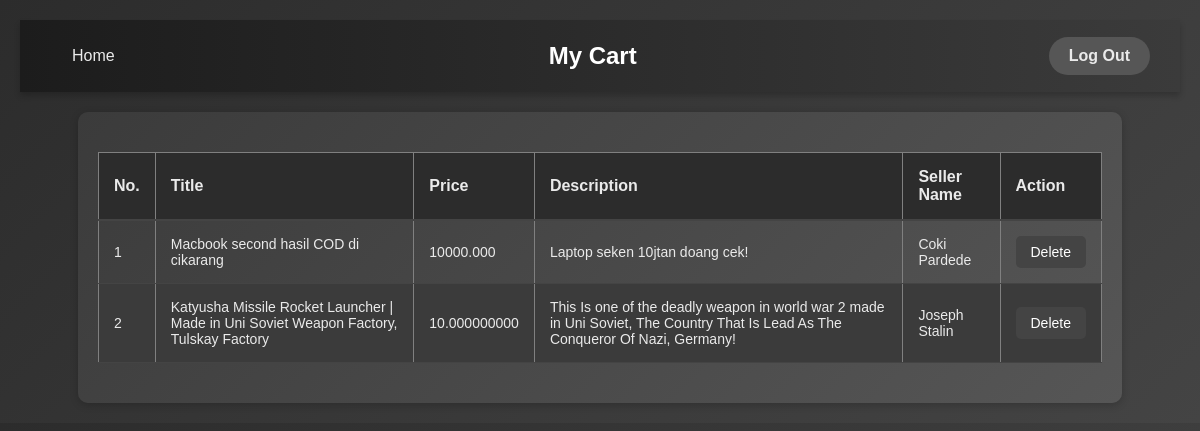
Page /cart.php (signed in) on the committed database.
### tables this page shows
CREATE TABLE `cart` (
  `id` int(100) NOT NULL,
  `title` varchar(1000) NOT NULL,
  `price` varchar(1000) NOT NULL,
  `descript` varchar(10000) NOT NULL,
  `nama` varchar(100) NOT NULL
);

### cart.php (the view, shortened to what this page needs)
<?php
require('connect.php');
$cart = mysqli_query($conn, "SELECT * FROM cart");
$i = 1;
?>
<!DOCTYPE html>
<html lang="en">
<head>
    <link rel="stylesheet" href="css/cart.css">
</head>
<body>
    <nav>
        <a href="usermarket.php">Home</a>
        <h1>My Cart</h1>
        <form action="auth/logout.php" method="post">
            <button type="submit">Log Out</button>
        </form>
    </nav>
    <section class="cart">
        <table border="1" cellpadding="3">
            <thead>
                <tr>
                    <th>No.</th>
                    <th>Title</th>
                    <th>Price</th>
                    <th>Description</th>
                    <th>Seller Name</th>
                    <th>Action</th>
                </tr>
            </thead>
            <tbody>
                <?php while ($lined = mysqli_fetch_assoc($cart)) { ?>
                <tr>
                    <td><?php echo $i;?></td>
                    <td><?php echo $lined['title']; ?></td>
                    <td><?php echo $lined['price']; ?></td>
                    <td><?php echo $lined['descript']; ?></td>
                    <td><?php echo $lined['nama']; ?></td>
                    <td>
                        <form action="deletecart.php" method="post">
                            <button type="submit" name="cart">Delete</button>
                        </form>
                    </td>
                </tr>
                <?php $i++; } ?>
            </tbody>
        </table>
    </section>
</body>
</html>

### cart.php (style rules this page uses)
* { margin: 0; padding: 0; box-sizing: border-box; }
body { font-family: 'Poppins', sans-serif; background: linear-gradient(135deg, #2c2c2c, #444); color: #eaeaea; display: flex; flex-direction: column; align-items: center; padding: 20px; }
nav { width: 100%; background: linear-gradient(90deg, #1c1c1c, #3b3b3b); color: white; display: flex; justify-content: space-between; align-items: center; padding: 15px 30px; position: sticky; top: 0; box-shadow: 0 4px 6px rgba(0, 0, 0, 0.2); }
nav a { text-decoration: none; color: #eaeaea; padding: 10px 20px; font-size: 1rem; font-weight: 500; border: 2px solid transparent; border-radius: 20px; transition: 0.3s ease-in-out; }
nav h1 { font-size: 1.5rem; font-weight: bold; margin: 0; }
nav form button { padding: 10px 20px; color: #eaeaea; background-color: #565656; border: none; border-radius: 20px; font-size: 1rem; font-weight: 600; cursor: pointer; transition: 0.3s ease-in-out; }
section.cart { width: 90%; margin-top: 20px; border-radius: 10px; box-shadow: 0 2px 8px rgba(0, 0, 0, 0.2); background: linear-gradient(135deg, #3b3b3b, #565656); padding: 20px; }
table { width: 100%; border-collapse: collapse; margin: 20px 0; }
thead tr th { padding: 15px; background-color: #2c2c2c; color: #eaeaea; font-size: 16px; font-weight: bold; text-align: left; border-bottom: 2px solid #444; }
tbody tr td { padding: 15px; font-size: 14px; color: #eaeaea; border-bottom: 1px solid #444; }
tbody tr:nth-child(even) { background-color: #3b3b3b; }
tbody td form button { padding: 8px 15px; background-color: #444; color: white; border: none; border-radius: 5px; font-size: 14px; cursor: pointer; transition: 0.3s ease-in-out; }

### rows in the picture
cart: title "Macbook second hasil COD di cikarang", price "10000.000", descript "Laptop seken 10jtan doang cek!", nama "Coki Pardede"
cart: title "Katyusha Missile Rocket Launcher | Made in Uni Soviet Weapon Factory, Tulskay Factory", price "10.000000000", descript "This Is one of the deadly weapon in world war 2 made in Uni Soviet, The Country That Is Lead As The Conqueror Of Nazi, Germany!", nama "Joseph Stalin"
